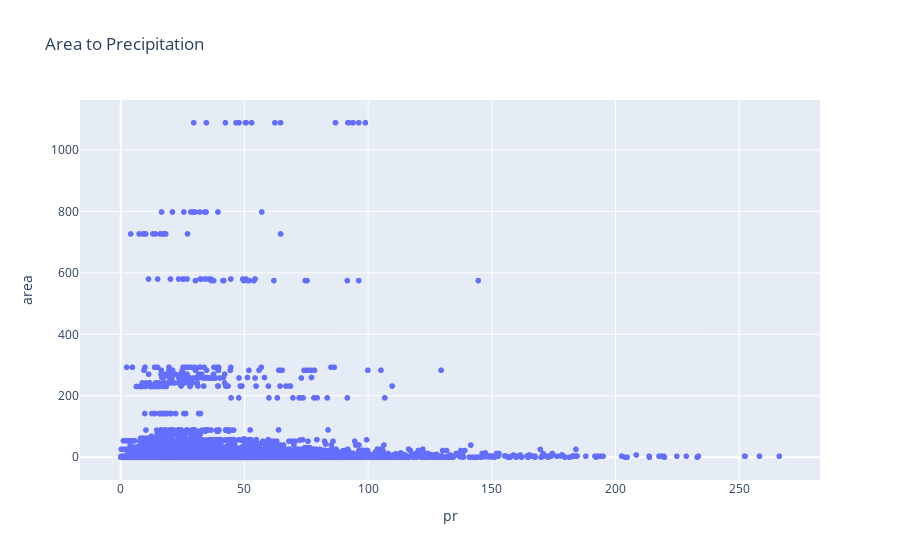

The notebook cell saved with this chart:
### Code cell
fig1 = pl.scatter(data, x="pr", y="area", title="Area to Precipitation")
fig2 = pl.scatter(data, x="sfcWind", y="area", title="Area to Wind")
fig3 = pl.scatter(data, x="tasmax", y="area", title="Area to Temperature")

fig1.show()
fig2.show()
fig3.show()

### Figure 1 — Plotly figure (JSON) as saved in the notebook; plotly's stock layout.template omitted (floating-point values rounded to 4 significant figures; data arrays with more than 128 entries replaced by an {"elided": "..."} marker saying what was removed)
{"data": [{"hovertemplate": "pr=%{x}<br>area=%{y}<extra></extra>", "legendgroup": "", "marker": {"color": "#636efa", "symbol": "circle"}, "mode": "markers", "name": "", "showlegend": false, "type": "scattergl", "x": {"elided": "6390 float values"}, "xaxis": "x", "y": {"elided": "6390 mixed values"}, "yaxis": "y"}], "layout": {"legend": {"tracegroupgap": 0}, "title": {"text": "Area to Precipitation"}, "xaxis": {"anchor": "y", "domain": [0, 1], "title": {"text": "pr"}}, "yaxis": {"anchor": "x", "domain": [0, 1], "title": {"text": "area"}}}}
